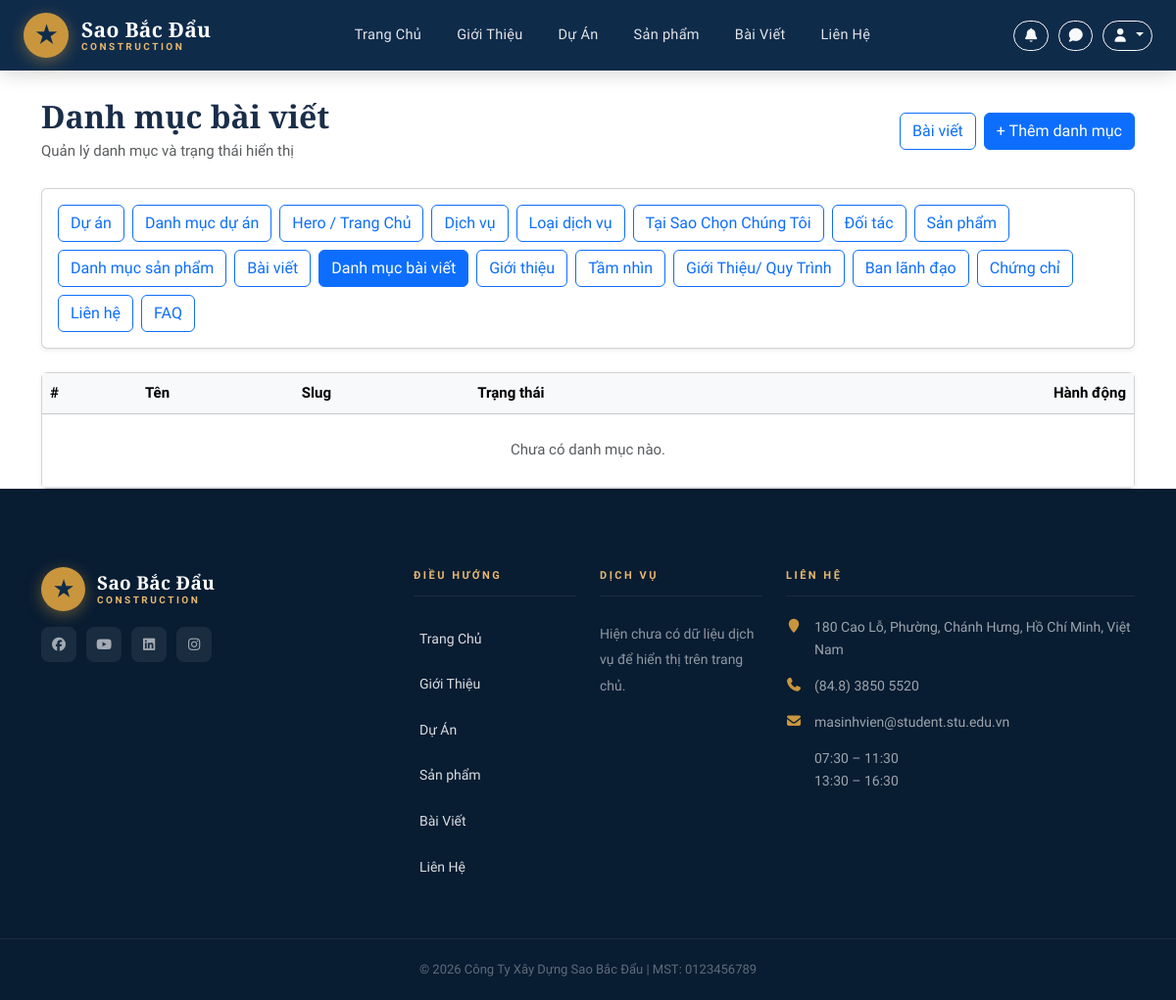
Page /post-category/ (signed in) on the earlier database version.
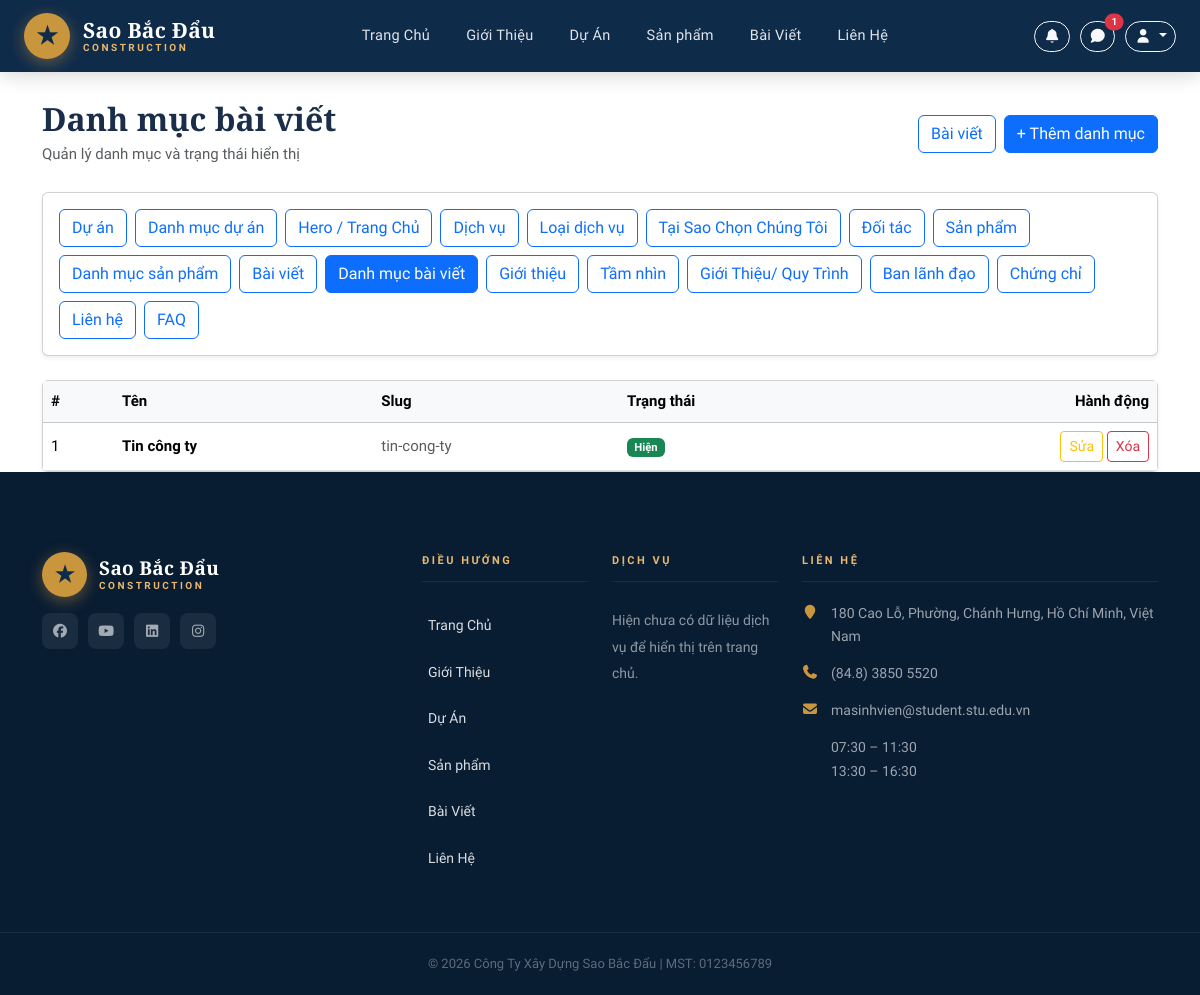
Same page on the later database version.
### home/models.py (models this page shows, shortened)
class PostCategory(models.Model):
    name = models.CharField(max_length=100, unique=True)
    slug = models.SlugField(blank=True, null=True, unique=True)
    is_hidden = models.BooleanField(default=False)

### home/views.py (the view)
# urls.py: path("post-category/", views.post_category_list, name="post_category_list"),
@staff_required
def post_category_list(request):
    categories = PostCategory.objects.all().order_by("name")
    error = request.GET.get("error")
    return render(
        request,
        "home/post_category_list.html",
        {"categories": categories, "error": error},
    )

### home/context_processors.py (called while the page is built)
def site_contact(request):
    contact = (
        ContactInfo.objects.filter(is_active=True)
        .order_by("order", "created_at")
        .first()
    )
    unread_notifications_count = 0
    recent_notifications = []
    if request.user.is_authenticated:
        unread_notifications_count = Notification.objects.filter(
            user=request.user,
            is_read=False,
        ).count()
        recent_notifications = Notification.objects.filter(user=request.user)[:5]
    consultations_unfinished = Consultation.objects.exclude(status="done").count()
    return {
        "site_contact": contact,
        "unread_notifications_count": unread_notifications_count,
        "recent_notifications": recent_notifications,
        "consultations_unfinished": consultations_unfinished,
    }

### templates/home/post_category_list.html (shortened to what this page needs)
{% extends 'base.html' %}
{% block content %}
<div class="container" style="margin-top:100px;">
  <div class="d-flex justify-content-between align-items-center mb-4 flex-wrap gap-2">
    <div>
      <h2 class="fw-bold mb-1">Danh mục bài viết</h2>
      <p class="text-muted mb-0">Quản lý danh mục và trạng thái hiển thị</p>
    </div>
    <div class="d-flex gap-2 flex-wrap">
      <a href="{% url 'post_list' %}" class="btn btn-outline-primary">
        Bài viết
      </a>
      <a href="{% url 'post_category_add' %}" class="btn btn-primary">
        + Thêm danh mục
      </a>
    </div>
  </div>
  <div class="card shadow-sm mb-4">
    <div class="card-body d-flex flex-wrap gap-2">
      <a href="{% url 'dashboard' %}" class="btn btn-outline-primary">Dự án</a>
      <a href="{% url 'project_category_list' %}" class="btn btn-outline-primary">Danh mục dự án</a>
      <a href="{% url 'hero_edit' %}" class="btn btn-outline-primary">Hero / Trang Chủ</a>
      <a href="{% url 'service_list' %}" class="btn btn-outline-primary">Dịch vụ</a>
      <a href="{% url 'service_type_list' %}" class="btn btn-outline-primary">Loại dịch vụ</a>
      <a href="{% url 'why_choose_item_list' %}" class="btn btn-outline-primary">Tại Sao Chọn Chúng Tôi</a>
      <a href="{% url 'partner_list' %}" class="btn btn-outline-primary">Đối tác</a>
      <a href="{% url 'product_list' %}" class="btn btn-outline-primary">Sản phẩm</a>
      <a href="{% url 'product_category_list' %}" class="btn btn-outline-primary">Danh mục sản phẩm</a>
      <a href="{% url 'post_list' %}" class="btn btn-outline-primary">Bài viết</a>
      <a href="{% url 'post_category_list' %}" class="btn btn-outline-primary active">Danh mục bài viết</a>
      <a href="{% url 'about_intro_edit' %}" class="btn btn-outline-primary">Giới thiệu</a>
      <a href="{% url 'statement_list' %}" class="btn btn-outline-primary">Tầm nhìn</a>
      <a href="{% url 'about_video_tour_edit' %}" class="btn btn-outline-primary">Giới Thiệu/ Quy Trình</a>
      <a href="{% url 'leadership_list' %}" class="btn btn-outline-primary">Ban lãnh đạo</a>
      <a href="{% url 'certificate_list' %}" class="btn btn-outline-primary">Chứng chỉ</a>
      <a href="{% url 'contact_info_list' %}" class="btn btn-outline-primary">Liên hệ</a>
      <a href="{% url 'faq_list' %}" class="btn btn-outline-primary">FAQ</a>
    </div>
  </div>
  <div class="card shadow-sm">
    <div class="table-responsive">
      <table class="table table-hover align-middle mb-0">
        <thead class="table-light">
          <tr>
            <th>#</th>
            <th>Tên</th>
            <th>Slug</th>
            <th>Trạng thái</th>
            <th class="text-end">Hành động</th>
          </tr>
        </thead>
        <tbody>
          {% for c in categories %}
          <tr>
            <td>{{ forloop.counter }}</td>
            <td class="fw-semibold">{{ c.name }}</td>
            <td class="text-muted">
              {{ c.slug|default:"—" }}
            </td>
            <td>
              {% if c.is_hidden %}
                <span class="badge bg-secondary">Ẩn</span>
              {% else %}
                <span class="badge bg-success">Hiện</span>
              {% endif %}
            </td>
            <td class="text-end">
              <a href="{% url 'post_category_edit' c.id %}"
                 class="btn btn-sm btn-outline-warning">
                Sửa
              </a>
              <a href="{% url 'post_category_delete' c.id %}"
                 class="btn btn-sm btn-outline-danger">
                Xóa
              </a>
            </td>
          </tr>
          {% empty %}
          <tr>
            <td colspan="5" class="text-center text-muted py-4">
              Chưa có danh mục nào.
            </td>
          </tr>
          {% endfor %}
        </tbody>
      </table>
    </div>
  </div>
</div>
{% endblock %}

### templates/base.html (shortened to what the changed rows need)
<!doctype html>
<html lang="vi">
  {% load static %}
  <head>
    <link
      rel="stylesheet"
      href="{% static 'vendor/bootstrap/css/bootstrap.min.css' %}"
    />
    <link
      rel="stylesheet"
      href="https://cdn.jsdelivr.net/npm/@fortawesome/fontawesome-free@7.2.0/css/all.min.css"
    />
    <link
      rel="stylesheet"
      href="{% static 'vendor/animate/animate.min.css' %}"
    />
    <link rel="stylesheet" href="{% static 'css/style.css' %}" />
    <link rel="stylesheet" href="{% static 'css/home.css' %}" />
    <link rel="stylesheet" href="{% static 'css/about.css' %}" />
    <link rel="stylesheet" href="{% static 'css/contact.css' %}" />
  </head>
  <body>
    <header
      class="site-navbar js-sticky-header site-navbar-target"
      role="banner"
    >
      <div class="container">
        <div class="navbar-inner">
          <div class="nav-actions d-none d-xl-flex align-items-center" style="gap: 10px;">
            {% if user.is_authenticated %}
              {% if user.is_staff %}
              <a
                href="{% url 'consultation_list' %}"
                class="btn btn-sm btn-outline-light position-relative"
                title="Tư vấn"
              >
                <i class="fa fa-comment"></i>
                {% if consultations_unfinished %}
                <span
                  class="badge bg-danger position-absolute top-0 start-100 translate-middle rounded-pill"
                  style="font-size: 10px;"
                >
                  {{ consultations_unfinished }}
                </span>
                {% endif %}
              </a>
              {% endif %}
            {% endif %}
          </div>
        </div>
      </div>
    </header>
    {% block content %} {% endblock %}
  </body>
</html>

Differences in the rows shown:
added PostCategory: name "Tin công ty", slug "tin-cong-ty", is_hidden "Hiện"
Other differences:
{{ consultations_unfinished }}: (not shown) → "1"
text no longer shown: "Chưa có danh mục nào."
